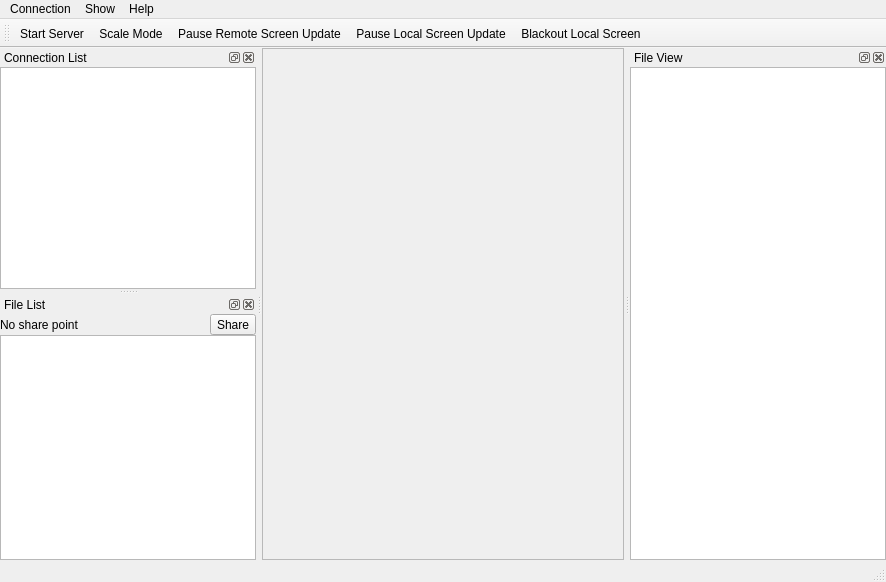
<?xml version="1.0" encoding="UTF-8"?>
<ui version="4.0">
 <class>MainWindow</class>
 <widget class="QMainWindow" name="MainWindow">
  <property name="geometry">
   <rect>
    <x>0</x>
    <y>0</y>
    <width>886</width>
    <height>582</height>
   </rect>
  </property>
  <property name="windowTitle">
   <string>Multiple Mutual Screen Sharing</string>
  </property>
  <property name="unifiedTitleAndToolBarOnMac">
   <bool>true</bool>
  </property>
  <widget class="QWidget" name="centralWidget">
   <layout class="QVBoxLayout" name="verticalLayout_3">
    <property name="leftMargin">
     <number>0</number>
    </property>
    <property name="topMargin">
     <number>0</number>
    </property>
    <property name="rightMargin">
     <number>0</number>
    </property>
    <property name="bottomMargin">
     <number>0</number>
    </property>
    <item>
     <widget class="QScrollArea" name="scrollArea">
      <property name="widgetResizable">
       <bool>true</bool>
      </property>
      <widget class="QWidget" name="scrollAreaWidgetContents">
       <property name="geometry">
        <rect>
         <x>0</x>
         <y>0</y>
         <width>370</width>
         <height>512</height>
        </rect>
       </property>
       <layout class="QVBoxLayout" name="verticalLayout_4">
        <property name="leftMargin">
         <number>0</number>
        </property>
        <property name="topMargin">
         <number>0</number>
        </property>
        <property name="rightMargin">
         <number>0</number>
        </property>
        <property name="bottomMargin">
         <number>0</number>
        </property>
        <item>
         <widget class="ImageWidget" name="widget" native="true"/>
        </item>
       </layout>
      </widget>
     </widget>
    </item>
   </layout>
  </widget>
  <widget class="QMenuBar" name="menuBar">
   <property name="geometry">
    <rect>
     <x>0</x>
     <y>0</y>
     <width>886</width>
     <height>22</height>
    </rect>
   </property>
   <widget class="QMenu" name="menuConnection">
    <property name="title">
     <string>Connection</string>
    </property>
    <addaction name="actionStart_Server"/>
    <addaction name="actionConnect"/>
    <addaction name="actionDisconnect"/>
    <addaction name="actionPush_File"/>
    <addaction name="actionPush_File_To_All"/>
    <addaction name="separator"/>
    <addaction name="actionPause_Screen_Update"/>
    <addaction name="actionPause_Local_Screen_Update"/>
    <addaction name="actionBlackout_Local_Screen"/>
    <addaction name="separator"/>
    <addaction name="actionPreferences"/>
    <addaction name="actionQuit"/>
   </widget>
   <widget class="QMenu" name="menuHelp">
    <property name="title">
     <string>Help</string>
    </property>
    <addaction name="actionAbout"/>
    <addaction name="actionAbout_Qt"/>
    <addaction name="separator"/>
    <addaction name="actionGo_to_informationsea"/>
   </widget>
   <widget class="QMenu" name="menuShow">
    <property name="title">
     <string>Show</string>
    </property>
    <addaction name="actionDisplay_connection_list"/>
    <addaction name="actionToggle_Toolbar"/>
    <addaction name="actionShow_File_List"/>
    <addaction name="actionScale_Mode"/>
   </widget>
   <addaction name="menuConnection"/>
   <addaction name="menuShow"/>
   <addaction name="menuHelp"/>
  </widget>
  <widget class="QToolBar" name="mainToolBar">
   <property name="windowTitle">
    <string>Toolbar</string>
   </property>
   <attribute name="toolBarArea">
    <enum>TopToolBarArea</enum>
   </attribute>
   <attribute name="toolBarBreak">
    <bool>false</bool>
   </attribute>
   <addaction name="actionStart_Server"/>
   <addaction name="actionScale_Mode"/>
   <addaction name="actionPause_Screen_Update"/>
   <addaction name="actionPause_Local_Screen_Update"/>
   <addaction name="actionBlackout_Local_Screen"/>
  </widget>
  <widget class="QStatusBar" name="statusBar"/>
  <widget class="QDockWidget" name="dockWidget">
   <property name="windowTitle">
    <string>Connection List</string>
   </property>
   <attribute name="dockWidgetArea">
    <number>1</number>
   </attribute>
   <widget class="QWidget" name="dockWidgetContents">
    <layout class="QVBoxLayout" name="verticalLayout_2">
     <property name="leftMargin">
      <number>0</number>
     </property>
     <property name="topMargin">
      <number>0</number>
     </property>
     <property name="rightMargin">
      <number>0</number>
     </property>
     <property name="bottomMargin">
      <number>0</number>
     </property>
     <item>
      <widget class="QListView" name="listView"/>
     </item>
    </layout>
   </widget>
  </widget>
  <widget class="QDockWidget" name="dockWidgetFileList">
   <property name="windowTitle">
    <string>File List</string>
   </property>
   <attribute name="dockWidgetArea">
    <number>1</number>
   </attribute>
   <widget class="QWidget" name="dockWidgetContents_2">
    <layout class="QVBoxLayout" name="verticalLayout">
     <property name="spacing">
      <number>0</number>
     </property>
     <property name="leftMargin">
      <number>0</number>
     </property>
     <property name="topMargin">
      <number>0</number>
     </property>
     <property name="rightMargin">
      <number>0</number>
     </property>
     <property name="bottomMargin">
      <number>0</number>
     </property>
     <item>
      <layout class="QHBoxLayout" name="horizontalLayout">
       <item>
        <widget class="QLabel" name="sharePathLabel">
         <property name="text">
          <string>No share point</string>
         </property>
         <property name="wordWrap">
          <bool>true</bool>
         </property>
        </widget>
       </item>
       <item>
        <widget class="QToolButton" name="shareButton">
         <property name="text">
          <string>Share</string>
         </property>
        </widget>
       </item>
      </layout>
     </item>
     <item>
      <widget class="QListView" name="fileListView">
       <property name="editTriggers">
        <set>QAbstractItemView::NoEditTriggers</set>
       </property>
      </widget>
     </item>
    </layout>
   </widget>
  </widget>
  <widget class="QDockWidget" name="dockWidgetSource">
   <property name="enabled">
    <bool>true</bool>
   </property>
   <property name="windowTitle">
    <string>File View</string>
   </property>
   <attribute name="dockWidgetArea">
    <number>2</number>
   </attribute>
   <widget class="QWidget" name="dockWidgetContents_3">
    <layout class="QVBoxLayout" name="verticalLayout_5">
     <property name="leftMargin">
      <number>0</number>
     </property>
     <property name="topMargin">
      <number>0</number>
     </property>
     <property name="rightMargin">
      <number>0</number>
     </property>
     <property name="bottomMargin">
      <number>0</number>
     </property>
     <item>
      <widget class="QPlainTextEdit" name="sourceTextView">
       <property name="textInteractionFlags">
        <set>Qt::NoTextInteraction</set>
       </property>
      </widget>
     </item>
    </layout>
   </widget>
  </widget>
  <action name="actionStart_Server">
   <property name="checkable">
    <bool>true</bool>
   </property>
   <property name="text">
    <string>Start Server</string>
   </property>
   <property name="shortcut">
    <string>Ctrl+S</string>
   </property>
  </action>
  <action name="actionConnect">
   <property name="text">
    <string>Connect...</string>
   </property>
   <property name="shortcut">
    <string>Ctrl+C</string>
   </property>
  </action>
  <action name="actionDisconnect">
   <property name="text">
    <string>Disconnect</string>
   </property>
   <property name="shortcut">
    <string>Ctrl+D</string>
   </property>
  </action>
  <action name="actionAbout">
   <property name="text">
    <string>About...</string>
   </property>
  </action>
  <action name="actionAbout_Qt">
   <property name="text">
    <string>About Qt...</string>
   </property>
  </action>
  <action name="actionGo_to_informationsea">
   <property name="text">
    <string>Go to informationsea</string>
   </property>
  </action>
  <action name="actionPause_Screen_Update">
   <property name="checkable">
    <bool>true</bool>
   </property>
   <property name="text">
    <string>Pause Remote Screen Update</string>
   </property>
   <property name="shortcut">
    <string>Ctrl+P</string>
   </property>
  </action>
  <action name="actionDisplay_connection_list">
   <property name="checkable">
    <bool>true</bool>
   </property>
   <property name="checked">
    <bool>true</bool>
   </property>
   <property name="text">
    <string>Show Connection List</string>
   </property>
  </action>
  <action name="actionToggle_Toolbar">
   <property name="checkable">
    <bool>true</bool>
   </property>
   <property name="checked">
    <bool>true</bool>
   </property>
   <property name="text">
    <string>Show Toolbar</string>
   </property>
  </action>
  <action name="actionPause_Local_Screen_Update">
   <property name="checkable">
    <bool>true</bool>
   </property>
   <property name="text">
    <string>Pause Local Screen Update</string>
   </property>
   <property name="shortcut">
    <string>Ctrl+L</string>
   </property>
  </action>
  <action name="actionBlackout_Local_Screen">
   <property name="checkable">
    <bool>true</bool>
   </property>
   <property name="text">
    <string>Blackout Local Screen</string>
   </property>
   <property name="shortcut">
    <string>Ctrl+B</string>
   </property>
  </action>
  <action name="actionShow_File_List">
   <property name="checkable">
    <bool>true</bool>
   </property>
   <property name="checked">
    <bool>true</bool>
   </property>
   <property name="enabled">
    <bool>true</bool>
   </property>
   <property name="text">
    <string>Show File List</string>
   </property>
  </action>
  <action name="actionPreferences">
   <property name="text">
    <string>Preferences...</string>
   </property>
  </action>
  <action name="actionQuit">
   <property name="text">
    <string>Quit</string>
   </property>
  </action>
  <action name="actionPush_File">
   <property name="text">
    <string>Push File...</string>
   </property>
  </action>
  <action name="actionPush_File_To_All">
   <property name="text">
    <string>Push File To All...</string>
   </property>
  </action>
  <action name="actionScale_Mode">
   <property name="checkable">
    <bool>true</bool>
   </property>
   <property name="text">
    <string>Scale Mode</string>
   </property>
  </action>
 </widget>
 <layoutdefault spacing="6" margin="11"/>
 <customwidgets>
  <customwidget>
   <class>ImageWidget</class>
   <extends>QWidget</extends>
   <header>imagewidget.h</header>
   <container>1</container>
  </customwidget>
 </customwidgets>
 <resources/>
 <connections/>
</ui>
